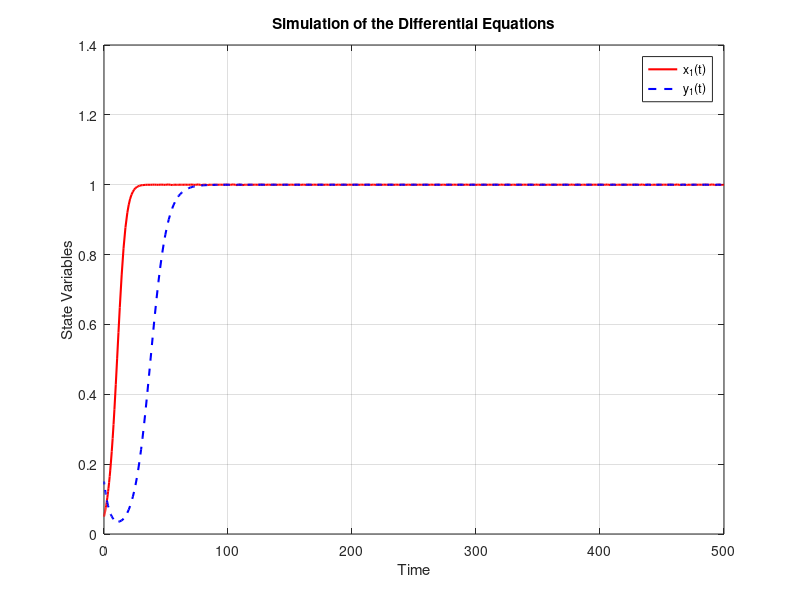

Write MATLAB code to recreate this figure.
% Define parameters
a = 0.7; % a > c
b = 0.5; % d > b
c = 0.4;
d = 0.9;
e = 0.35;
k = 0.45;

% Initial conditions
x1_0 = 0.05;
y1_0 = 0.15;
k = 0.15;

% Time span
tspan = [0 500];

% Define the system of ODEs
function dydt = odesystem(t, y, a, b, c, d, e,k)
    x1 = y(1);
    y1 = y(2);
    dx1_dt = x1 * (e * (1 - y1) - k*c*(2-x1-y1) * (1 - x1) * (1 - y1) + a * y1 - x1 * (e * (1 - y1) + a * y1));
    dy1_dt = y1 * (b * x1 - (k*d*(2-x1-y1) * (1 - x1) + e * x1) * (1 - y1) - b * x1 * y1);
    dydt = [dx1_dt; dy1_dt];
end

% Solve the ODE system using ode45
[t, y] = ode45(@(t, y) odesystem(t, y, a, b, c, d, e, k), tspan, [x1_0, y1_0]);

% Plot the results
figure;
plot(t, y(:, 1), 'r-', 'LineWidth', 1.5); % x1 vs. time
hold on;
plot(t, y(:, 2), 'b--', 'LineWidth', 1.5); % y1 vs. time
xlabel('Time');
ylabel('State Variables');
legend('x_1(t)', 'y_1(t)');
title('Simulation of the Differential Equations');
grid on;
hold off;
